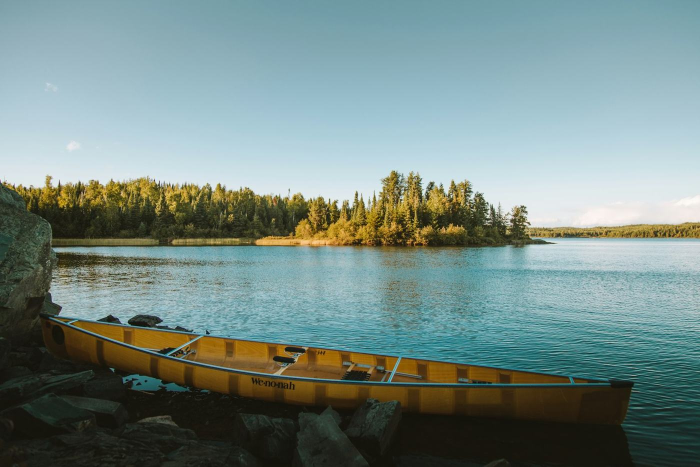
#> input picture scripts/guides/photos/buying-a-lake-home-or-cabin.jpg, 1400 x 934 px (shown at 1/2 size)
$ python make-place-hero.py guides/photos/buying-a-lake-home-or-cabin.jpg guides/photos/buying-new-construction.jpg
#> lines starting #> are read from the running program, lines starting #| are printed output that depends on the picture
"""Make a page-hero photo in the site sizes: public/hero/<name>-{640,960,1280,1920}.webp and <name>-1920.jpg.

Usage:  python3 scripts/make-place-hero.py <source image> <name>
Crops to a 3:2 banner around the center if the photo is taller than that, resizes with a light sharpen.
Credits for every photo are in public/hero/CREDITS.md and src/data/hero-photos.ts (shown on the page).
"""
import sys
from pathlib import Path

from PIL import Image, ImageFilter, ImageOps

ROOT = Path(__file__).resolve().parent.parent
HERO = ROOT / 'public/hero'
SHARPEN = ImageFilter.UnsharpMask(radius=1.0, percent=50, threshold=2)


def main(src, name):
    big = ImageOps.exif_transpose(Image.open(src)).convert('RGB')
#> big is the input picture: PIL image 1400x934 RGB; mean R, G, B 118.1, 137.2, 132.3
    w, h = big.size
#> w = 1400; h = 934
    if h / w > 2 / 3:  # taller than 3:2: trim top and bottom evenly
        nh = round(w * 2 / 3)
#> nh = 933
        top = (h - nh) // 2
#> top = 0
        big = big.crop((0, top, w, top + nh))
#> big: PIL image 1400x933 RGB
    for tw in (640, 960, 1280, 1920):
        if tw > big.width and tw != 640:
            continue
        im = big.resize((tw, round(tw * big.height / big.width)), Image.LANCZOS).filter(SHARPEN)
        im.save(HERO / f'{name}-{tw}.webp', 'WEBP', quality=68, method=6)
        if tw == 1920 or (tw < 1920 and (tw * 2) > big.width):
            im.save(HERO / f'{name}-1920.jpg', 'JPEG', quality=78, optimize=True, progressive=True)
        print(name, tw, im.size)
#> this loop made 4 passes
#> pass 1, in main, `im = big.resize((tw, round(tw * big.height / big.width)), Image.LANCZO..`:
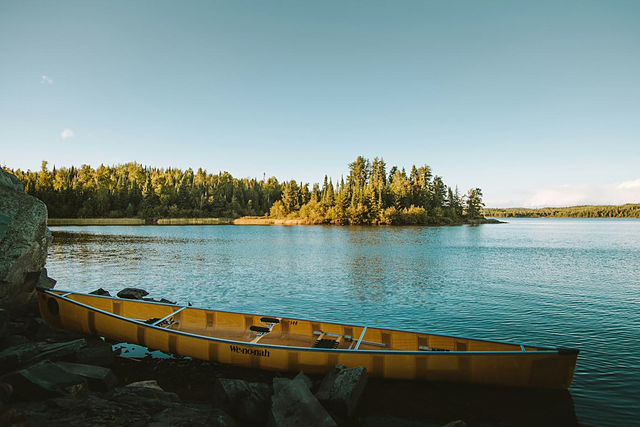
#> im: PIL image 640x427 RGB; mean R, G, B 118.3, 137.5, 132.6


if __name__ == '__main__':
    main(sys.argv[1], sys.argv[2])

$ run again, on scripts/guides/photos/down-1.jpg
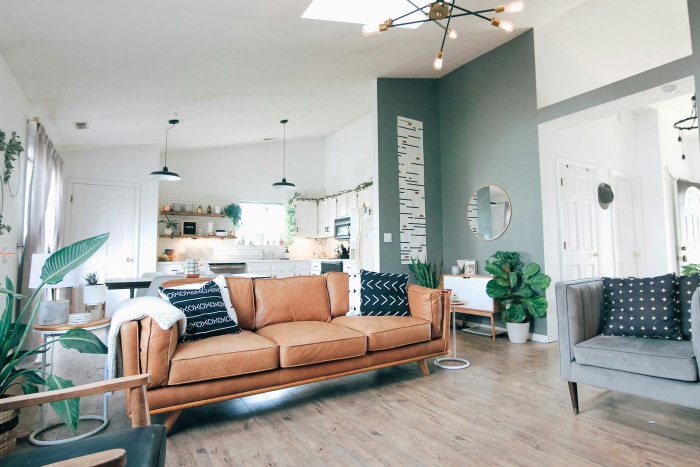
#> input picture scripts/guides/photos/down-1.jpg, 1400 x 934 px (shown at 1/2 size)
#> in main, big is the input picture: PIL image 1400x934 RGB; mean R, G, B 168, 168.2, 163.1
#> big: PIL image 1400x933 RGB
#> the loop in main, `for tw in (640, 960, 1280, 1920):` made 4 passes
#> pass 1, in main, `im = big.resize((tw, round(tw * big.height / big.width)), Image.LANCZO..`:
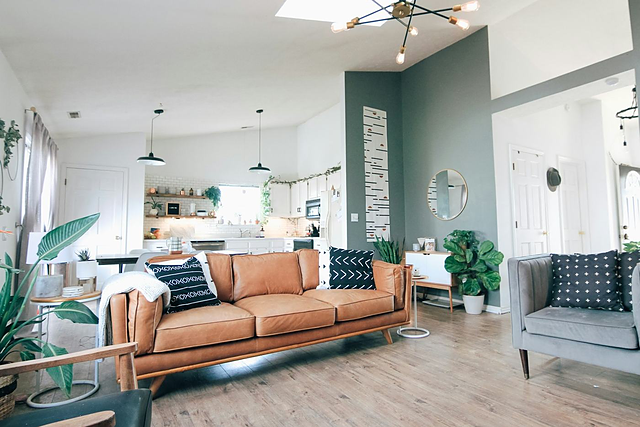
#> im: PIL image 640x427 RGB; mean R, G, B 168.2, 168.2, 163.2
#> pass 3, in main, `im = big.resize((tw, round(tw * big.height / big.width)), Image.LANCZO..`:
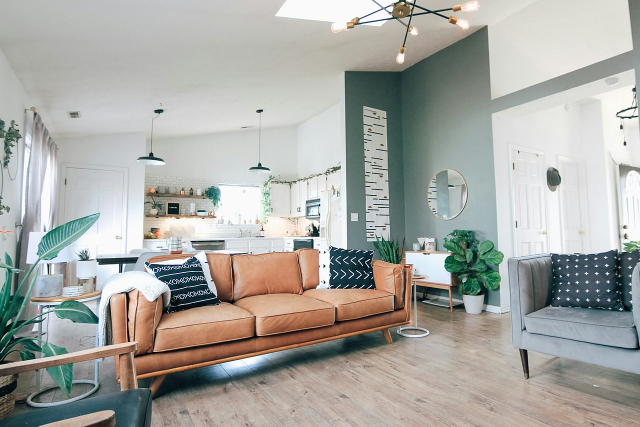
#> im: PIL image 1280x853 RGB (shown at 1/2 size); mean R, G, B 168.1, 168.2, 163.2

$ run again, on scripts/guides/photos/down-2.jpg
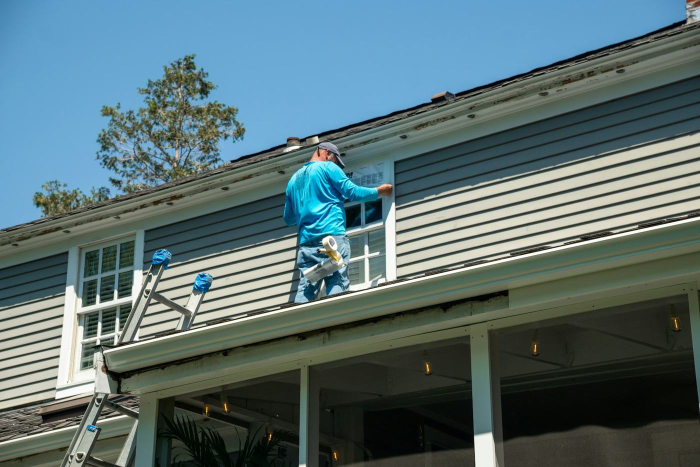
#> input picture scripts/guides/photos/down-2.jpg, 1400 x 934 px (shown at 1/2 size)
#> in main, big is the input picture: PIL image 1400x934 RGB; mean R, G, B 88.8, 111.6, 114.8
#> big: PIL image 1400x933 RGB
#> the loop in main, `for tw in (640, 960, 1280, 1920):` made 4 passes
#> pass 1, in main, `im = big.resize((tw, round(tw * big.height / big.width)), Image.LANCZO..`:
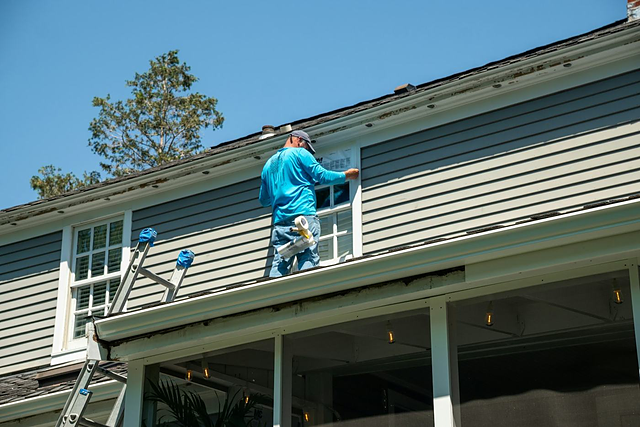
#> im: PIL image 640x427 RGB; mean R, G, B 88.9, 111.7, 114.9
#> pass 3, in main, `im = big.resize((tw, round(tw * big.height / big.width)), Image.LANCZO..`:
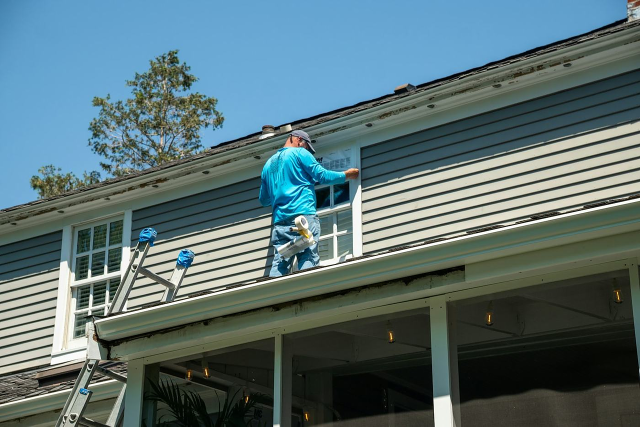
#> im: PIL image 1280x853 RGB (shown at 1/2 size); mean R, G, B 88.9, 111.7, 115

$ run again, on scripts/guides/photos/downsizing-made-simple.jpg
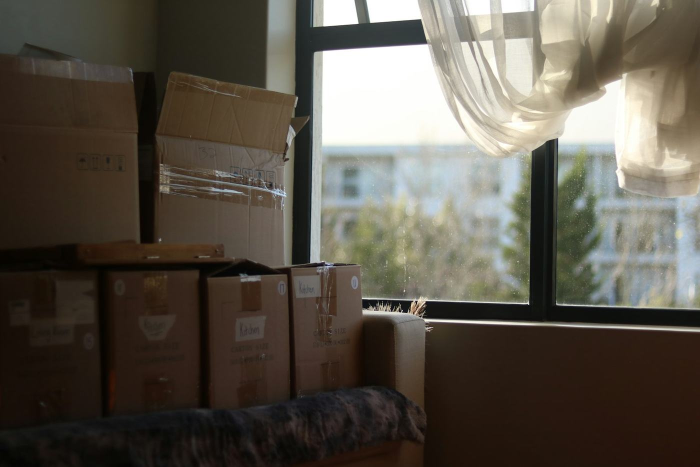
#> input picture scripts/guides/photos/downsizing-made-simple.jpg, 1400 x 934 px (shown at 1/2 size)
#> in main, big is the input picture: PIL image 1400x934 RGB; mean R, G, B 91.1, 84.7, 74.5
#> big: PIL image 1400x933 RGB
#> the loop in main, `for tw in (640, 960, 1280, 1920):` made 4 passes
#> pass 1, in main, `im = big.resize((tw, round(tw * big.height / big.width)), Image.LANCZO..`:
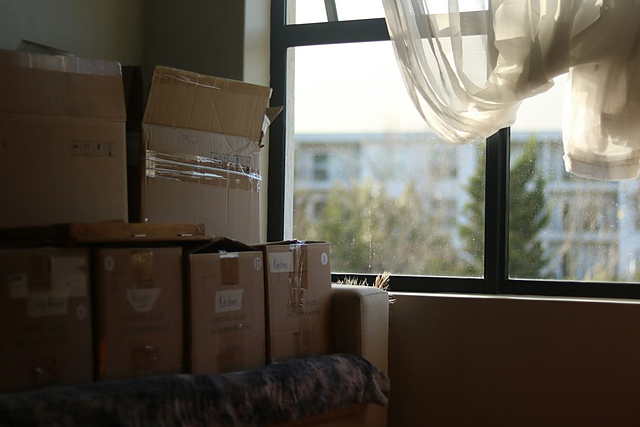
#> im: PIL image 640x427 RGB; mean R, G, B 91.2, 84.8, 74.6
